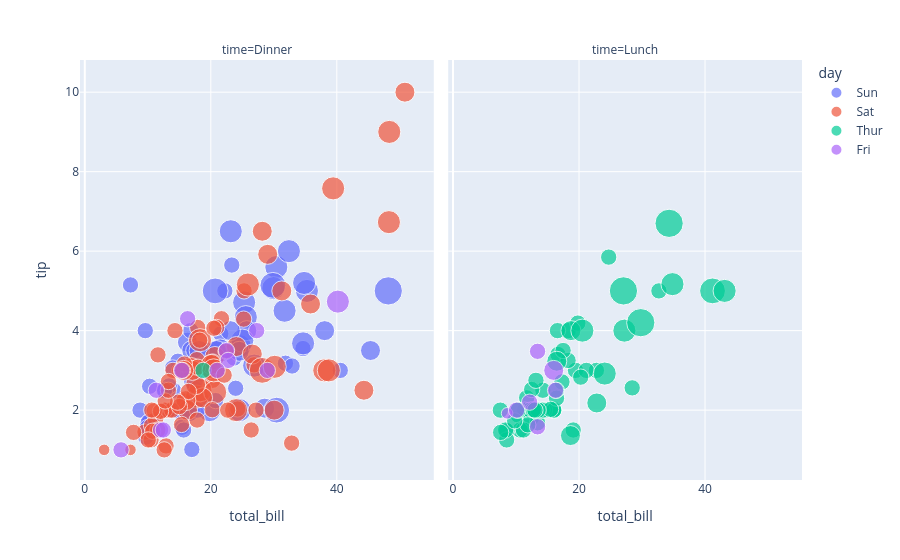

The cell this chart's notebook holds for it:
### Code cell
scatterbilltip = px.scatter(
    tips,
    x= 'total_bill',
    y= 'tip',
    size=  'size',
    color= 'day',
    hover_data= ['sex','smoker','time'],
    facet_col= "time"
)

scatterbilltip.show()

### Figure 1 — Plotly figure (JSON) as saved in the notebook; plotly's stock layout.template omitted (floating-point values rounded to 4 significant figures; data arrays with more than 128 entries replaced by an {"elided": "..."} marker saying what was removed)
{"data": [{"customdata": {"elided": "76x3 str values"}, "hovertemplate": "day=Sun<br>time=%{customdata[2]}<br>total_bill=%{x}<br>tip=%{y}<br>size=%{marker.size}<br>sex=%{customdata[0]}<br>smoker=%{customdata[1]}<extra></extra>", "legendgroup": "Sun", "marker": {"color": "#636efa", "size": [2, 3, 3, 2, 4, 4, 2, 4, 2, 2, 2, 4, 2, 4, 2, 2, 3, 3, 3, 2, 2, 2, 4, 2, 2, 4, 3, 2, 2, 2, 4, 2, 4, 2, 3, 2, 3, 2, 4, 2, 2, 3, 4, 4, 5, 6, 4, 2, 4, 4, 2, 3, 2, 2, 3, 2, 4, 2, 2, 2, 2, 2, 2, 2, 2, 4, 2, 3, 4, 2, 5, 3, 5, 3, 3, 2], "sizemode": "area", "sizeref": 0.015, "symbol": "circle"}, "mode": "markers", "name": "Sun", "orientation": "v", "showlegend": true, "type": "scatter", "x": [16.99, 10.34, 21.01, 23.68, 24.59, 25.29, 8.77, 26.88, 15.04, 14.78, 10.27, 35.26, 15.42, 18.43, 14.83, 21.58, 10.33, 16.29, 16.97, 17.46, 13.94, 9.68, 30.4, 18.29, 22.23, 32.4, 28.55, 18.04, 12.54, 10.29, 34.81, 9.94, 25.56, 19.49, 38.07, 23.95, 25.71, 17.31, 29.93, 14.07, 13.13, 17.26, 24.55, 19.77, 29.85, 48.17, 25.0, 13.39, 16.49, 21.5, 12.66, 16.21, 13.81, 17.51, 24.52, 20.76, 31.71, 7.25, 31.85, 16.82, 32.9, 17.89, 14.48, 9.6, 34.63, 34.65, 23.33, 45.35, 23.17, 40.55, 20.69, 20.9, 30.46, 18.15, 23.1, 15.69], "xaxis": "x", "y": [1.01, 1.66, 3.5, 3.31, 3.61, 4.71, 2.0, 3.12, 1.96, 3.23, 1.71, 5.0, 1.57, 3.0, 3.02, 3.92, 1.67, 3.71, 3.5, 2.54, 3.06, 1.32, 5.6, 3.0, 5.0, 6.0, 2.05, 3.0, 2.5, 2.6, 5.2, 1.56, 4.34, 3.51, 4.0, 2.55, 4.0, 3.5, 5.07, 2.5, 2.0, 2.74, 2.0, 2.0, 5.14, 5.0, 3.75, 2.61, 2.0, 3.5, 2.5, 2.0, 2.0, 3.0, 3.48, 2.24, 4.5, 5.15, 3.18, 4.0, 3.11, 2.0, 2.0, 4.0, 3.55, 3.68, 5.65, 3.5, 6.5, 3.0, 5.0, 3.5, 2.0, 3.5, 4.0, 1.5], "yaxis": "y"}, {"customdata": {"elided": "87x3 str values"}, "hovertemplate": "day=Sat<br>time=%{customdata[2]}<br>total_bill=%{x}<br>tip=%{y}<br>size=%{marker.size}<br>sex=%{customdata[0]}<br>smoker=%{customdata[1]}<extra></extra>", "legendgroup": "Sat", "marker": {"color": "#EF553B", "size": [3, 2, 2, 2, 4, 2, 4, 2, 2, 2, 2, 2, 4, 2, 4, 2, 3, 3, 3, 3, 3, 3, 4, 2, 2, 4, 2, 2, 2, 4, 3, 3, 2, 1, 2, 2, 2, 3, 2, 2, 2, 2, 2, 3, 2, 2, 2, 2, 2, 2, 2, 2, 1, 2, 2, 3, 2, 3, 4, 2, 2, 3, 4, 4, 2, 3, 2, 5, 2, 2, 4, 4, 2, 2, 4, 3, 2, 2, 2, 2, 2, 2, 3, 3, 2, 2, 2], "sizemode": "area", "sizeref": 0.015, "symbol": "circle"}, "mode": "markers", "name": "Sat", "orientation": "v", "showlegend": true, "type": "scatter", "x": [20.65, 17.92, 20.29, 15.77, 39.42, 19.82, 17.81, 13.37, 12.69, 21.7, 19.65, 9.55, 18.35, 15.06, 20.69, 17.78, 24.06, 16.31, 16.93, 18.69, 31.27, 16.04, 38.01, 26.41, 11.24, 48.27, 20.29, 13.81, 11.02, 18.29, 17.59, 20.08, 16.45, 3.07, 20.23, 15.01, 12.02, 17.07, 26.86, 25.28, 14.73, 10.51, 17.92, 44.3, 22.42, 20.92, 15.36, 20.49, 25.21, 18.24, 14.31, 14.0, 7.25, 10.59, 10.63, 50.81, 15.81, 26.59, 38.73, 24.27, 12.76, 30.06, 25.89, 48.33, 13.27, 28.17, 12.9, 28.15, 11.59, 7.74, 30.14, 20.45, 13.28, 22.12, 24.01, 15.69, 11.61, 10.77, 15.53, 10.07, 12.6, 32.83, 35.83, 29.03, 27.18, 22.67, 17.82], "xaxis": "x", "y": [3.35, 4.08, 2.75, 2.23, 7.58, 3.18, 2.34, 2.0, 2.0, 4.3, 3.0, 1.45, 2.5, 3.0, 2.45, 3.27, 3.6, 2.0, 3.07, 2.31, 5.0, 2.24, 3.0, 1.5, 1.76, 6.73, 3.21, 2.0, 1.98, 3.76, 2.64, 3.15, 2.47, 1.0, 2.01, 2.09, 1.97, 3.0, 3.14, 5.0, 2.2, 1.25, 3.08, 2.5, 3.48, 4.08, 1.64, 4.06, 4.29, 3.76, 4.0, 3.0, 1.0, 1.61, 2.0, 10.0, 3.16, 3.41, 3.0, 2.03, 2.23, 2.0, 5.16, 9.0, 2.5, 6.5, 1.1, 3.0, 1.5, 1.44, 3.09, 3.0, 2.72, 2.88, 2.0, 3.0, 3.39, 1.47, 3.0, 1.25, 1.0, 1.17, 4.67, 5.92, 2.0, 2.0, 1.75], "yaxis": "y"}, {"customdata": [["Female", "No", "Dinner"]], "hovertemplate": "day=Thur<br>time=%{customdata[2]}<br>total_bill=%{x}<br>tip=%{y}<br>size=%{marker.size}<br>sex=%{customdata[0]}<br>smoker=%{customdata[1]}<extra></extra>", "legendgroup": "Thur", "marker": {"color": "#00cc96", "size": [2], "sizemode": "area", "sizeref": 0.015, "symbol": "circle"}, "mode": "markers", "name": "Thur", "orientation": "v", "showlegend": true, "type": "scatter", "x": [18.78], "xaxis": "x", "y": [3.0], "yaxis": "y"}, {"customdata": {"elided": "61x3 str values"}, "hovertemplate": "day=Thur<br>time=%{customdata[2]}<br>total_bill=%{x}<br>tip=%{y}<br>size=%{marker.size}<br>sex=%{customdata[0]}<br>smoker=%{customdata[1]}<extra></extra>", "legendgroup": "Thur", "marker": {"color": "#00cc96", "size": [4, 2, 2, 2, 2, 1, 2, 2, 4, 2, 2, 2, 2, 2, 2, 4, 2, 2, 2, 2, 2, 6, 2, 2, 2, 3, 2, 2, 2, 2, 2, 2, 2, 2, 2, 2, 2, 6, 5, 6, 2, 2, 3, 2, 2, 2, 2, 2, 2, 2, 2, 2, 4, 2, 2, 3, 2, 2, 2, 4, 3], "sizemode": "area", "sizeref": 0.015, "symbol": "circle"}, "mode": "markers", "name": "Thur", "orientation": "v", "showlegend": false, "type": "scatter", "x": [27.2, 22.76, 17.29, 19.44, 16.66, 10.07, 32.68, 15.98, 34.83, 13.03, 18.28, 24.71, 21.16, 10.65, 12.43, 24.08, 11.69, 13.42, 14.26, 15.95, 12.48, 29.8, 8.52, 14.52, 11.38, 22.82, 19.08, 20.27, 11.17, 12.26, 18.26, 8.51, 10.33, 14.15, 16.0, 13.16, 17.47, 34.3, 41.19, 27.05, 16.43, 8.35, 18.64, 11.87, 9.78, 7.51, 19.81, 28.44, 15.48, 16.58, 7.56, 10.34, 43.11, 13.0, 13.51, 18.71, 12.74, 13.0, 16.4, 20.53, 16.47], "xaxis": "x2", "y": [4.0, 3.0, 2.71, 3.0, 3.4, 1.83, 5.0, 2.03, 5.17, 2.0, 4.0, 5.85, 3.0, 1.5, 1.8, 2.92, 2.31, 1.68, 2.5, 2.0, 2.52, 4.2, 1.48, 2.0, 2.0, 2.18, 1.5, 2.83, 1.5, 2.0, 3.25, 1.25, 2.0, 2.0, 2.0, 2.75, 3.5, 6.7, 5.0, 5.0, 2.3, 1.5, 1.36, 1.63, 1.73, 2.0, 4.19, 2.56, 2.02, 4.0, 1.44, 2.0, 5.0, 2.0, 2.0, 4.0, 2.01, 2.0, 2.5, 4.0, 3.23], "yaxis": "y2"}, {"customdata": [["Male", "Yes", "Dinner"], ["Male", "No", "Dinner"], ["Female", "Yes", "Dinner"], ["Female", "Yes", "Dinner"], ["Female", "No", "Dinner"], ["Male", "Yes", "Dinner"], ["Male", "Yes", "Dinner"], ["Male", "Yes", "Dinner"], ["Male", "Yes", "Dinner"], ["Male", "No", "Dinner"], ["Female", "Yes", "Dinner"], ["Female", "Yes", "Dinner"]], "hovertemplate": "day=Fri<br>time=%{customdata[2]}<br>total_bill=%{x}<br>tip=%{y}<br>size=%{marker.size}<br>sex=%{customdata[0]}<br>smoker=%{customdata[1]}<extra></extra>", "legendgroup": "Fri", "marker": {"color": "#ab63fa", "size": [2, 2, 2, 2, 2, 4, 2, 2, 2, 2, 2, 2], "sizemode": "area", "sizeref": 0.015, "symbol": "circle"}, "mode": "markers", "name": "Fri", "orientation": "v", "showlegend": true, "type": "scatter", "x": [28.97, 22.49, 5.75, 16.32, 22.75, 40.17, 27.28, 12.03, 21.01, 12.46, 11.35, 15.38], "xaxis": "x", "y": [3.0, 3.5, 1.0, 4.3, 3.25, 4.73, 4.0, 1.5, 3.0, 1.5, 2.5, 3.0], "yaxis": "y"}, {"customdata": [["Male", "Yes", "Lunch"], ["Female", "Yes", "Lunch"], ["Male", "Yes", "Lunch"], ["Female", "No", "Lunch"], ["Male", "Yes", "Lunch"], ["Female", "Yes", "Lunch"], ["Female", "Yes", "Lunch"]], "hovertemplate": "day=Fri<br>time=%{customdata[2]}<br>total_bill=%{x}<br>tip=%{y}<br>size=%{marker.size}<br>sex=%{customdata[0]}<br>smoker=%{customdata[1]}<extra></extra>", "legendgroup": "Fri", "marker": {"color": "#ab63fa", "size": [2, 2, 1, 3, 2, 2, 2], "sizemode": "area", "sizeref": 0.015, "symbol": "circle"}, "mode": "markers", "name": "Fri", "orientation": "v", "showlegend": false, "type": "scatter", "x": [12.16, 13.42, 8.58, 15.98, 13.42, 16.27, 10.09], "xaxis": "x2", "y": [2.2, 3.48, 1.92, 3.0, 1.58, 2.5, 2.0], "yaxis": "y2"}], "layout": {"annotations": [{"font": {}, "showarrow": false, "text": "time=Dinner", "x": 0.245, "xanchor": "center", "xref": "paper", "y": 1, "yanchor": "bottom", "yref": "paper"}, {"font": {}, "showarrow": false, "text": "time=Lunch", "x": 0.755, "xanchor": "center", "xref": "paper", "y": 1, "yanchor": "bottom", "yref": "paper"}], "legend": {"itemsizing": "constant", "title": {"text": "day"}, "tracegroupgap": 0}, "margin": {"t": 60}, "xaxis": {"anchor": "y", "domain": [0, 0.49], "title": {"text": "total_bill"}}, "xaxis2": {"anchor": "y2", "domain": [0.51, 1], "matches": "x", "title": {"text": "total_bill"}}, "yaxis": {"anchor": "x", "domain": [0, 1], "title": {"text": "tip"}}, "yaxis2": {"anchor": "x2", "domain": [0, 1], "matches": "y", "showticklabels": false}}}
